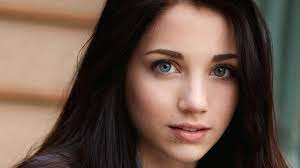
#> input picture test_folder/girl.jpg, 300 x 168 px, found by its file name
$ python 3_basic_functions.py
#> lines starting #> are read from the running program, lines starting #| are printed output that depends on the picture; after the words box and inside, x2 and y2 are one past the last pixel; in counts of white or black regions, pixels touching at a corner belong together
import cv2
import numpy as np
img = cv2.imread("c:/opencv/test_folder/girl.jpg")
#> img is the input picture: shape (168, 300, 3); mean B, G, R 73.8, 85.5, 107

kernal = np.ones((5,5),np.uint8) #defining the kernal value for image dialation for the border of the images


#Different functions on images
grayImg = cv2.cvtColor(img,cv2.COLOR_BGR2GRAY)  #Changing original image to a gray scale image
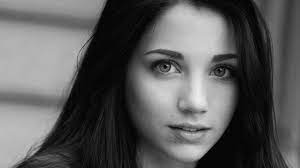
#> grayImg: shape (168, 300); min 0, max 236, mean 90.6
blurImg = cv2.GaussianBlur(img,(11,11),0)  #Changing original image to a blured image
cannyImg = cv2.Canny(img,100,100)     #Changing the original image to canny image
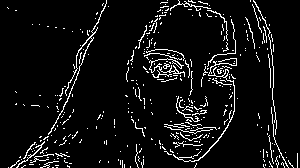
#> cannyImg: shape (168, 300); 6.7% white in thin lines or dots
imgdialation = cv2.dilate(cannyImg,kernal,iterations =1) #Changing the thickness of canny image
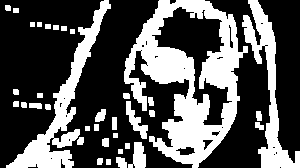
#> imgdialation: shape (168, 300); 33.5% white; 36 white regions, largest, box (x1, y1, x2, y2) and area: (124, 0, 248, 168) 8930, (6, 0, 111, 168) 3421, (242, 0, 300, 168) 2655
imgEroded = cv2.erode(cannyImg,kernal,iterations= 1)   #Changing the thinness of canny image
#> imgEroded: shape (168, 300); every value is 0

#changiing the width height of each image
width = 300
height  = 350
dim=(width,height)

resized_img=cv2.resize(img,dim,interpolation=cv2.INTER_AREA)  #resizing the dimensions of the image
resized_grayimg=cv2.resize(grayImg,dim,interpolation=cv2.INTER_AREA)
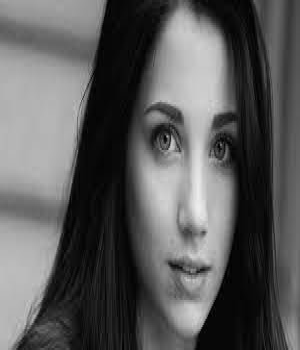
#> resized_grayimg: shape (350, 300); min 0, max 236, mean 90.6
resized_blurimg=cv2.resize(blurImg,dim,interpolation=cv2.INTER_AREA)
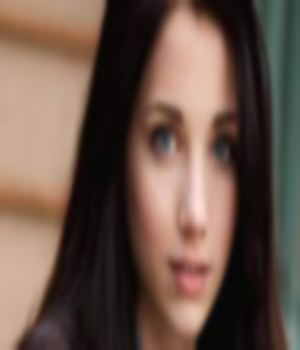
#> resized_blurimg: shape (350, 300, 3); mean B, G, R 73.8, 85.5, 107
resized_cannyimg=cv2.resize(cannyImg,dim,interpolation=cv2.INTER_AREA)
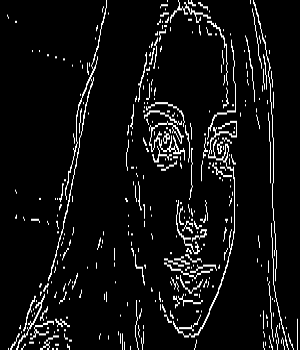
#> resized_cannyimg: shape (350, 300); min 0, max 255, mean 17.1
resized_dialatedimg=cv2.resize(imgdialation,dim,interpolation=cv2.INTER_AREA)
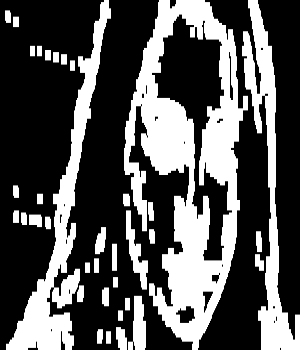
#> resized_dialatedimg: shape (350, 300); min 0, max 255, mean 85.5
resized_errodedimg=cv2.resize(imgEroded,dim,interpolation=cv2.INTER_AREA)
#> resized_errodedimg: shape (350, 300); every value is 0

cv2.imshow("resizedimage",resized_img)
cv2.imshow("grayimage",resized_grayimg)
cv2.imshow("blurimage",resized_blurimg)
cv2.imshow("cannyimage",resized_cannyimg)
cv2.imshow("dialationiimage",resized_dialatedimg)
cv2.imshow("Erodedimage",resized_errodedimg)

cv2.waitKey(0)

$ run again, with test_folder/face.jpg copied over test_folder/girl.jpg
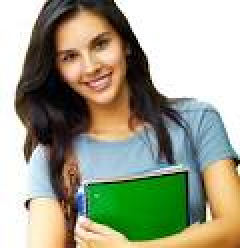
#> input picture test_folder/face.jpg, 120 x 124 px, found by its file name (shown 2 times larger)
#> img is the input picture: shape (124, 120, 3); mean B, G, R 139.1, 160.9, 158.1
#> `cannyImg = cv2.Canny(img,100,100)`:
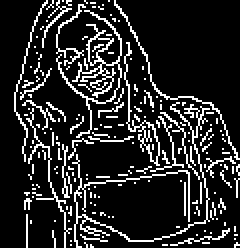
#> cannyImg: shape (124, 120) (shown 2 times larger); 15.2% white in thin lines or dots
#> imgdialation: shape (124, 120); 62.9% white; 42 black regions (28 under 20 px), largest, box (x1, y1, x2, y2) and area: (61, 0, 120, 72) 2354, (0, 0, 19, 124) 1269, (50, 89, 92, 118) 815
#> imgEroded: shape (124, 120); every value is 0
#> `resized_dialatedimg=cv2.resize(imgdialation,dim,interpolation=cv2.INTE..`:
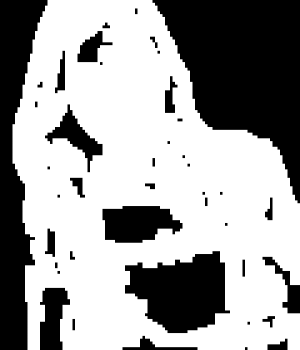
#> resized_dialatedimg: shape (350, 300); min 0, max 255, mean 160.3
#> resized_errodedimg: shape (350, 300); every value is 0
